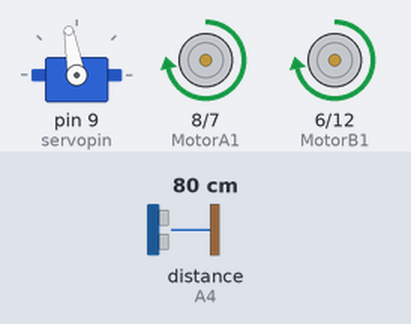
Recording of a sketch running on a simulated Arduino Nano, built with avr-gcc and run on an emulated ATmega328P. Parts: servo, motor-driver pin pairs drawn as motors (green arrow = first pin HIGH = forward, orange = second pin HIGH = backward, longer = more drive, scaled by the enable pin). The inputs (shaded band) are chosen by the test bench; at power-on: distance to the obstacle (sensor on A4) 80 cm. The echo pulse lasts 58.3 µs per cm.

Above: at 1.3 s.
1.4 s: distance to the obstacle (sensor on A4) set to 27 cm
2.9 s: distance to the obstacle (sensor on A4) set to 22 cm
At 3.3 s:
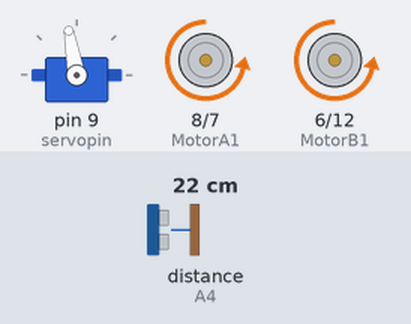
5.9 s: distance to the obstacle (sensor on A4) set to 35 cm
At 6.8 s:
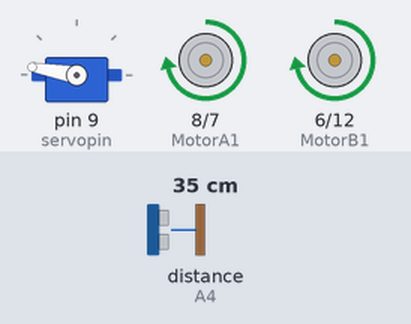
7.5 s: distance to the obstacle (sensor on A4) set to 2 cm
At 10.3 s:
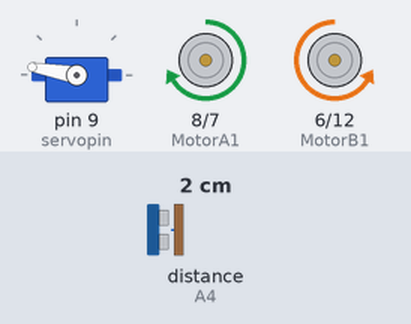
10.5 s: distance to the obstacle (sensor on A4) set to 60 cm
At 11.4 s:
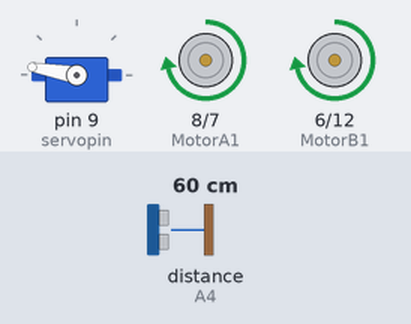
12.1 s: distance to the obstacle (sensor on A4) set to 4 cm
At 12.5 s:
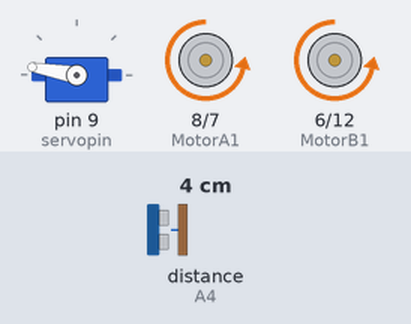
Timing chart, 0 to 16.0 s (numbered marks = the images above; inputs shaded):
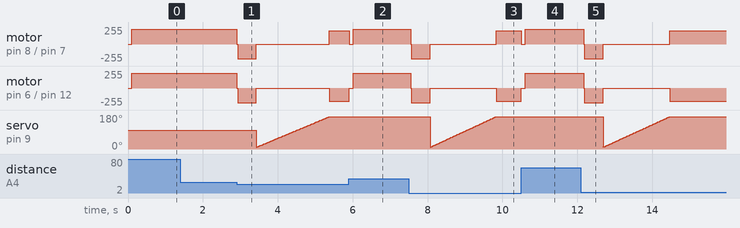

Measured:
- the behaviour switches between 25 and 24 cm on distance to the obstacle (sensor on A4) (found by bisection; images 0 and 1)
- after the input at 1.4 s, every drawn part: stays the same
- after the input at 2.9 s, motor on pin 8 (MotorA1) / pin 7 (MotorA2): forward 220/255 → backward 220/255 at once, → stopped 0.52 s later, → forward 200/255 2.0 s later; motor on pin 6 (MotorB1) / pin 12 (MotorB2): forward 220/255 → backward 220/255 at once, → stopped 0.52 s later, → backward 200/255 2.0 s later
- after the input at 5.9 s, motor on pin 8 (MotorA1) / pin 7 (MotorA2): forward 200/255 → stopped at once, → forward 220/255 0.10 s later; motor on pin 6 (MotorB1) / pin 12 (MotorB2): backward 200/255 → stopped at once, → forward 220/255 0.10 s later
- after the input at 7.5 s, motor on pin 8 (MotorA1) / pin 7 (MotorA2): forward 220/255 → backward 220/255 after 0.05 s, → stopped 0.52 s later, → forward 200/255 1.8 s later; motor on pin 6 (MotorB1) / pin 12 (MotorB2): forward 220/255 → backward 220/255 after 0.05 s, → stopped 0.52 s later, → backward 200/255 1.8 s later
- after the input at 10.5 s, motor on pin 8 (MotorA1) / pin 7 (MotorA2): forward 200/255 → stopped at once, → forward 220/255 0.10 s later; motor on pin 6 (MotorB1) / pin 12 (MotorB2): backward 200/255 → stopped at once, → forward 220/255 0.10 s later
- after the input at 12.1 s, motor on pin 8 (MotorA1) / pin 7 (MotorA2): forward 220/255 → backward 220/255 after 0.07 s, → stopped 0.52 s later, → forward 200/255 1.8 s later; motor on pin 6 (MotorB1) / pin 12 (MotorB2): forward 220/255 → backward 220/255 after 0.07 s, → stopped 0.52 s later, → backward 200/255 1.8 s later

The sketch:

Robot.ino
```cpp
#include <Servo.h>
#include <NewPing.h>

const int speed_A = 11;  // PWM an den Pins: 3, 5, 6, 9, 10, 11. 9 u. 10 sind durch Servo-Library blockiert!
const int speed_B = 5;   // PWM

// Servo-Drehung rechts => Servowinkel < 90 Grad

//Pins für Motor A
const int MotorA1 = 8;
const int MotorA2 = 7;

//Pins für Motor B
const int MotorB1 = 6;
const int MotorB2 = 12;

//Pins für den ultrasonic sensor
const int trigger=A3;
const int echo=A4;

const int speedTrimm = A6;         // Einstellung der Geschwindigkeit
const int  MAX_DISTANCE = 200;     // Maximum distance we want to ping for (in centimeters). Maximum sensor distance is rated at 400-500cm.
const int  MinDistance = 25;       // Minimaldistanz zum Objekt in gerader Fahrtrichtung
const int  Servo_rechts = 10;
const int  Servo_links = 170;
const int  FullSpeed = 220;
const int  TurnSpeed = 200;
const int Trimm = 10;             // Servo-Trimm
const int to_Front = 90+Trimm;    // exakte 90-Grad Position
int DangerPos;
int Distance;
int leftscanval, centerscanval, rightscanval, ldiagonalscanval, rdiagonalscanval;
char choice;

int servopin = 9;

int val;
int sum = 0;

NewPing sonar(trigger, echo, MAX_DISTANCE); // NewPing setup of pins and maximum distance.
Servo myServo;

void setup(){
  myServo.attach(servopin);
  myServo.write(to_Front);
  pinMode(MotorA1, OUTPUT);
  pinMode(MotorA2, OUTPUT);
  pinMode(MotorB1, OUTPUT);
  pinMode(MotorB2, OUTPUT);
  pinMode(trigger,OUTPUT);
  pinMode(speed_A,OUTPUT);
  pinMode(speed_B,OUTPUT);
  pinMode(echo,INPUT);

  digitalWrite(MotorA1,LOW);
  digitalWrite(MotorA2,LOW);
  digitalWrite(MotorB1,LOW);
  digitalWrite(MotorB2,LOW);
  digitalWrite(trigger,LOW);
  analogWrite(speed_A, FullSpeed);   // rechter Motor
  analogWrite(speed_B, FullSpeed);   // linker Motor
//  Serial.begin(9600); // Open serial monitor at 9600 baud to see ping results.
//  while (MinDistance > watch())
  { delay(100); }
}

int watch(){
  byte n = 0;
  long dist = 0;
  long howfar = 0;
  while (n < 5){      // Mittelwert aus 5 Messungen
    while (howfar < 1) { howfar = sonar.ping_cm();} // 0-Werte übergehen
    dist += howfar;
    n = n+1;
  }
  return round(dist / 5);
}

void setSpeed_A(int speed_M){
  analogWrite(speed_A, speed_M);      // rechter Motor
}

void setSpeed_B(int speed_M){
  analogWrite(speed_B, speed_M);      // linker Motor
}

void go(){   // Fahrt geradeaus
//   analogWrite(speed_A, speedA());   // rechter Motor
   setSpeed_A(FullSpeed);
   setSpeed_B(FullSpeed);
   digitalWrite (MotorA1, HIGH);
   digitalWrite (MotorA2, LOW);
   digitalWrite (MotorB1, HIGH);
   digitalWrite (MotorB2, LOW);
}

void goback(){
  digitalWrite (MotorA1, LOW);
  digitalWrite (MotorA2, HIGH);
  digitalWrite (MotorB1, LOW);
  digitalWrite (MotorB2, HIGH);
}

void turnright(){
  digitalWrite (MotorA1, LOW);
  digitalWrite (MotorA2, HIGH);
  digitalWrite (MotorB1, HIGH);
  digitalWrite (MotorB2, LOW);
}

void turnleft(){
  digitalWrite (MotorA1, HIGH);
  digitalWrite (MotorA2, LOW);
  digitalWrite (MotorB1, LOW);
  digitalWrite (MotorB2, HIGH);
}

void stopmove(){
  digitalWrite (MotorA1 ,LOW);
  digitalWrite (MotorA2, LOW);
  digitalWrite (MotorB1, LOW);
  digitalWrite (MotorB2, LOW);
}

int BestPos(){
  stopmove();
  int ServoPos;
  int Dist;
  int MinimumDistance = MinDistance;
  int MinServoPos = 0;
  for (ServoPos = Servo_rechts; ServoPos <= Servo_links; ServoPos++){
    myServo.write(ServoPos);
    delay(10);
    Dist = watch();
    if (Dist < MinimumDistance){
      MinimumDistance = Dist;
      MinServoPos = ServoPos;
    }
  }
  return (MinServoPos);
}

byte ServoPosition = to_Front;
boolean turnServo = HIGH;

void driveForward(){
  setSpeed_A(FullSpeed);
  setSpeed_B(FullSpeed);
  go();
  if (turnServo == LOW) ServoPosition++;
  if (turnServo == HIGH) ServoPosition--;
  if (ServoPosition > Servo_links) turnServo = HIGH;
  if (ServoPosition < Servo_rechts) turnServo = LOW;
}

void Turn (boolean Direction){
  stopmove();
  delay(10);
  setSpeed_A(TurnSpeed);
  setSpeed_B(TurnSpeed);
//  l_Blinker(1);

  if (Direction == HIGH) {
    turnright();
    while (MinDistance > watch()) { delay(20); }
  }
  else {
    turnleft();
    while (MinDistance > watch()) { delay(20); }
  }
  stopmove();
  setSpeed_A(FullSpeed);
  setSpeed_B(FullSpeed);
//  l_Blinker(0);

  delay(100);
}

void loop(){
  if (watch() < MinDistance){
    stopmove();
    delay(20);
    goback();
    delay(500);
    DangerPos = BestPos();
    if(DangerPos <= 90)  Turn (LOW);
    if(DangerPos > 90)  Turn (HIGH);
  }
  go();
  delay(100);
}
```
